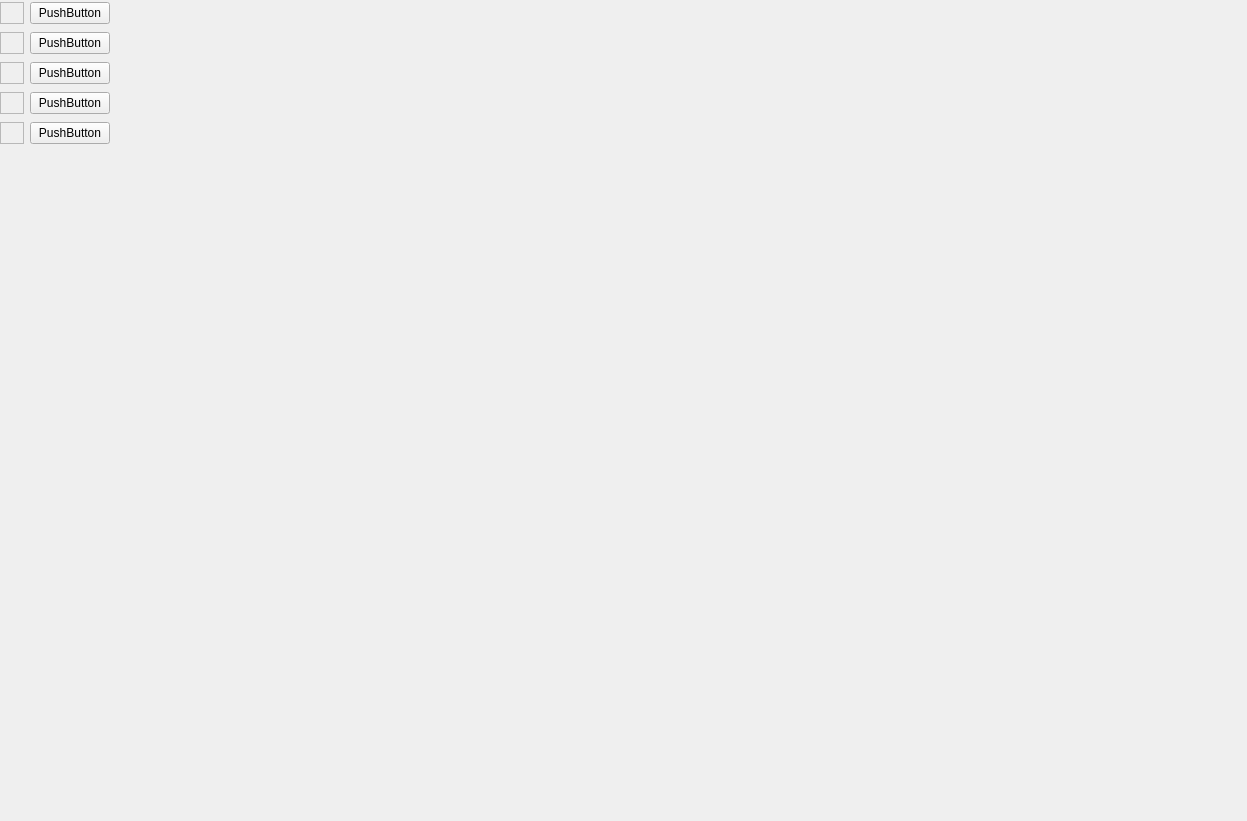
<?xml version="1.0" encoding="UTF-8"?>
<ui version="4.0">
 <class>prova_scena</class>
 <widget class="QWidget" name="prova_scena">
  <property name="geometry">
   <rect>
    <x>0</x>
    <y>0</y>
    <width>1247</width>
    <height>821</height>
   </rect>
  </property>
  <widget class="QWidget" name="">
   <property name="geometry">
    <rect>
     <x>0</x>
     <y>0</y>
     <width>110</width>
     <height>148</height>
    </rect>
   </property>
   <layout class="QGridLayout" name="gridLayout">
    <item row="0" column="0">
     <widget class="QFrame" name="frame">
      <property name="frameShape">
       <enum>QFrame::StyledPanel</enum>
      </property>
      <property name="frameShadow">
       <enum>QFrame::Raised</enum>
      </property>
     </widget>
    </item>
    <item row="0" column="1">
     <widget class="QPushButton" name="pushButton">
      <property name="text">
       <string>PushButton</string>
      </property>
     </widget>
    </item>
    <item row="1" column="0">
     <widget class="QFrame" name="frame_2">
      <property name="frameShape">
       <enum>QFrame::StyledPanel</enum>
      </property>
      <property name="frameShadow">
       <enum>QFrame::Raised</enum>
      </property>
     </widget>
    </item>
    <item row="1" column="1">
     <widget class="QPushButton" name="pushButton_2">
      <property name="text">
       <string>PushButton</string>
      </property>
     </widget>
    </item>
    <item row="2" column="0">
     <widget class="QFrame" name="frame_3">
      <property name="frameShape">
       <enum>QFrame::StyledPanel</enum>
      </property>
      <property name="frameShadow">
       <enum>QFrame::Raised</enum>
      </property>
     </widget>
    </item>
    <item row="2" column="1">
     <widget class="QPushButton" name="pushButton_3">
      <property name="text">
       <string>PushButton</string>
      </property>
     </widget>
    </item>
    <item row="3" column="0">
     <widget class="QFrame" name="frame_4">
      <property name="frameShape">
       <enum>QFrame::StyledPanel</enum>
      </property>
      <property name="frameShadow">
       <enum>QFrame::Raised</enum>
      </property>
     </widget>
    </item>
    <item row="3" column="1">
     <widget class="QPushButton" name="pushButton_4">
      <property name="text">
       <string>PushButton</string>
      </property>
     </widget>
    </item>
    <item row="4" column="0">
     <widget class="QFrame" name="frame_5">
      <property name="frameShape">
       <enum>QFrame::StyledPanel</enum>
      </property>
      <property name="frameShadow">
       <enum>QFrame::Raised</enum>
      </property>
     </widget>
    </item>
    <item row="4" column="1">
     <widget class="QPushButton" name="pushButton_5">
      <property name="text">
       <string>PushButton</string>
      </property>
     </widget>
    </item>
   </layout>
  </widget>
  <zorder>frame</zorder>
  <zorder>pushButton</zorder>
  <zorder>pushButton</zorder>
  <zorder>pushButton_2</zorder>
  <zorder>frame_2</zorder>
  <zorder>pushButton_3</zorder>
  <zorder>frame_3</zorder>
  <zorder>pushButton_4</zorder>
  <zorder>frame_4</zorder>
  <zorder>pushButton_5</zorder>
  <zorder>frame_5</zorder>
 </widget>
 <resources/>
 <connections/>
</ui>
